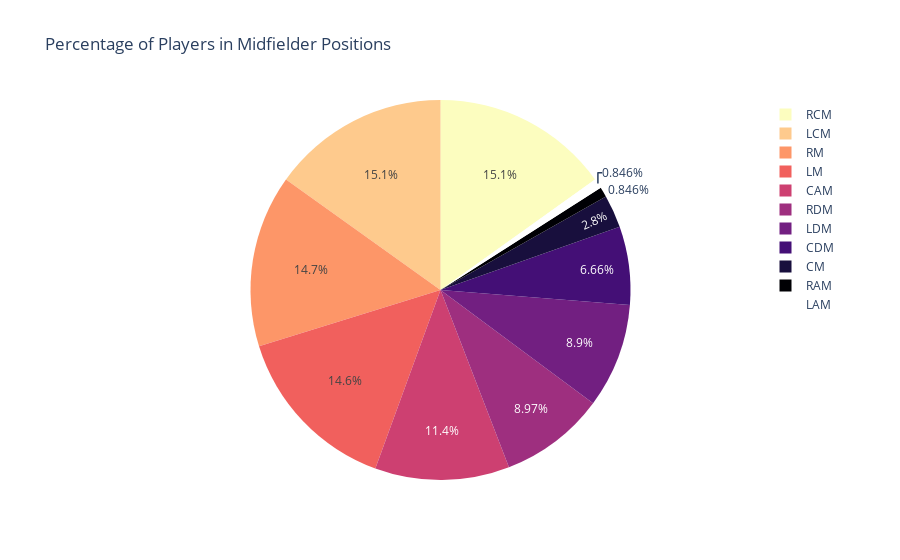

Notebook code cell kept with this figure:
### Markdown cell above
#### 7- Pie chart Describing the Percentage of Players in different Midfielder positions

### Code cell
mid = ['CAM', 'RCM', 'CDM', 'LDM', 'RM', 'LCM', 'LM', 'RDM', 'RAM','CM', 'LAM']
sample = df_20.query('team_position in @mid')

fig = px.pie(sample, names= 'team_position', color_discrete_sequence=px.colors.sequential.Magma_r, title ='Percentage of Players in Midfielder Positions')
fig.show()

### Figure 1 — Plotly figure (JSON) as saved in the notebook; plotly's stock layout.template omitted (floating-point values rounded to 4 significant figures; data arrays with more than 128 entries replaced by an {"elided": "..."} marker saying what was removed)
{"data": [{"domain": {"x": [0, 1], "y": [0, 1]}, "hovertemplate": "team_position=%{label}<extra></extra>", "labels": {"elided": "2719 str values"}, "legendgroup": "", "name": "", "showlegend": true, "type": "pie"}], "layout": {"autosize": true, "legend": {"tracegroupgap": 0}, "piecolorway": ["#fcfdbf", "#feca8d", "#fd9668", "#f1605d", "#cd4071", "#9e2f7f", "#721f81", "#440f76", "#180f3d", "#000004"], "title": {"text": "Percentage of Players in Midfielder Positions"}}}
